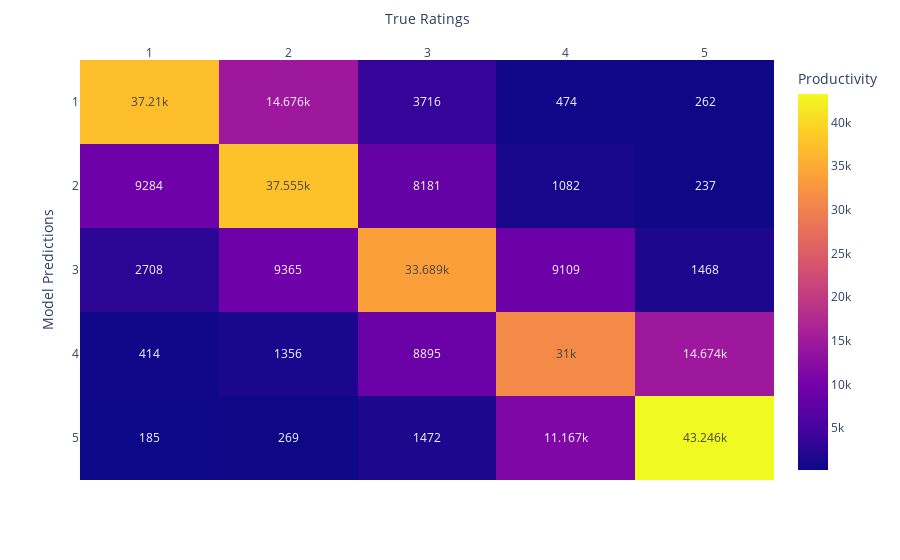

Notebook code cell kept with this figure:
### Code cell
import plotly.express as px

fig = px.imshow(confusion_matrix(test_labels, pred_final), text_auto=True, aspect="auto",labels=dict(x="True Ratings", y="Model Predictions", color="Productivity"),
                x=['1', '2', '3', '4', '5'],
                y=['1', '2', '3','4','5']
               )

fig.update_xaxes(side="top")
fig.show()

### Figure 1 — Plotly figure (JSON) as saved in the notebook; plotly's stock layout.template omitted (floating-point values rounded to 4 significant figures)
{"data": [{"coloraxis": "coloraxis", "hovertemplate": "True Ratings: %{x}<br>Model Predictions: %{y}<br>Productivity: %{z}<extra></extra>", "name": "0", "texttemplate": "%{z}", "type": "heatmap", "x": ["1", "2", "3", "4", "5"], "xaxis": "x", "y": ["1", "2", "3", "4", "5"], "yaxis": "y", "z": [[37210, 14676, 3716, 474, 262], [9284, 37555, 8181, 1082, 237], [2708, 9365, 33689, 9109, 1468], [414, 1356, 8895, 31000, 14674], [185, 269, 1472, 11167, 43246]]}], "layout": {"autosize": true, "coloraxis": {"colorbar": {"title": {"text": "Productivity"}}, "colorscale": [[0, "#0d0887"], [0.1111, "#46039f"], [0.2222, "#7201a8"], [0.3333, "#9c179e"], [0.4444, "#bd3786"], [0.5556, "#d8576b"], [0.6667, "#ed7953"], [0.7778, "#fb9f3a"], [0.8889, "#fdca26"], [1, "#f0f921"]]}, "margin": {"t": 60}, "xaxis": {"anchor": "y", "autorange": true, "domain": [0, 1], "range": [-0.5, 4.5], "side": "top", "title": {"text": "True Ratings"}, "type": "category"}, "yaxis": {"anchor": "x", "autorange": true, "domain": [0, 1], "range": [4.5, -0.5], "title": {"text": "Model Predictions"}, "type": "category"}}}
